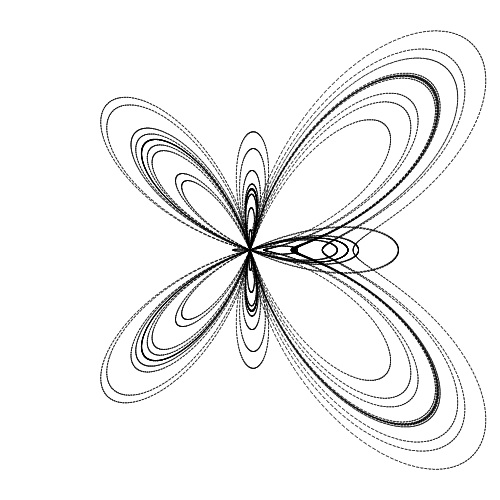
Frame 1 (no input)
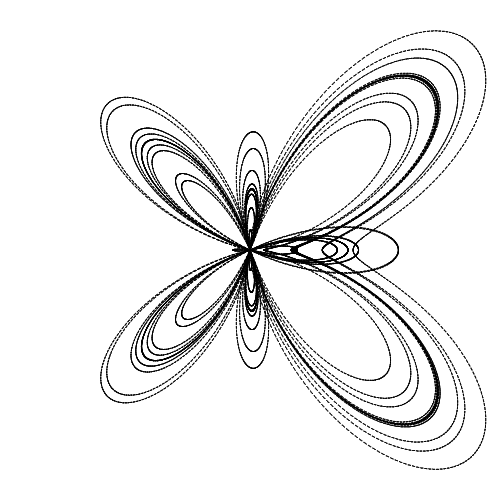
Frame 2 (the mouse pressed at the canvas centre, redrawn once)

The p5.js sketch that drew these frames (run headless with seeded random() and noise() and a simulated clock; the mouse was pressed at the canvas centre and the sketch redrawn once):

// p5.js sketch
// ── sketch.js
var r;
var x;
var y;
var xx;
var yy;
function setup() {
  createCanvas(500,500);
  background(255);
  stroke(0);
  noLoop();
}

function draw() {
  for(var theta = 0; theta < 100*PI; theta += 0.01){
    r = exp(cos(theta)) - 2 * cos(4 * theta) + Math.pow((sin(theta/12)),5);
    x = r * cos(theta);
    y = r * sin(theta);
    xx = (x * 60) + width/2;
    yy = (y * 60) + height/2;
    point(xx,yy);
  }
}
